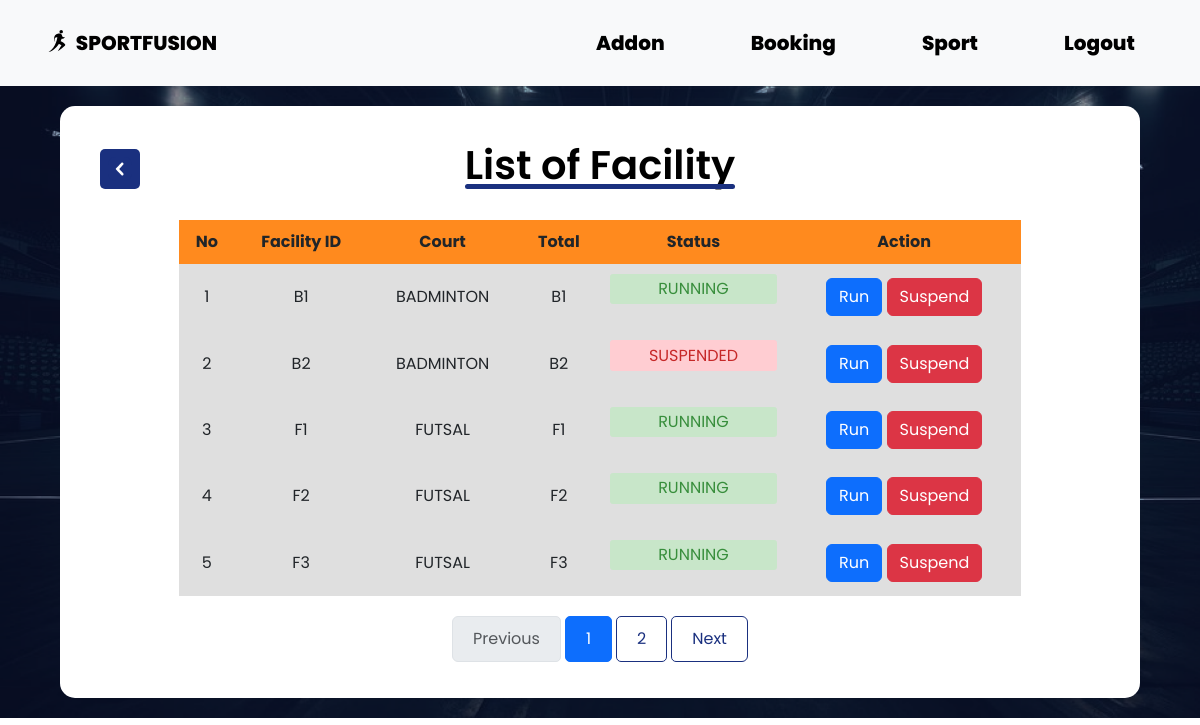
The app's page /adminEditFac.php (signed in) with its own data.
### tables this page shows
CREATE TABLE `facility` (
  `FACID` varchar(30) NOT NULL,
  `FACNAME` varchar(255) NOT NULL,
  `FACPRICEPERHOUR` decimal(10,2) DEFAULT NULL,
  `FACSTATUS` varchar(30) DEFAULT NULL,
  `SPORTID` int DEFAULT NULL
);

### adminEditFac.php (the view, shortened to what this page needs)
<!DOCTYPE html>
<?php
require_once('config.php');
$page = isset($_GET['page']) ? (int)$_GET['page'] : 1;
$records_per_page = 5;
$offset = ($page - 1) * $records_per_page;
$total_records_sql = "select COUNT(*) as total FROM FACILITY";
$total_records_stmt = $conn->prepare($total_records_sql);
$total_records_stmt->execute();
$total_records_result = $total_records_stmt->get_result();
$total_records = $total_records_result->fetch_assoc()['total'];
$total_pages = ceil($total_records / $records_per_page);
$sql = "select F.*
        FROM FACILITY F
        LIMIT ? OFFSET ?";
$stmt = $conn->prepare($sql);
$stmt->bind_param("ii", $records_per_page, $offset);
$stmt->execute();
$result = $stmt->get_result();
?>
<html lang="en">
<head>
    <link rel="stylesheet" href="css/bootstrap.min.css">
    <link rel="stylesheet" href="style.css">
</head>
<body>
    <header>
        <nav class="navbar navbar-expand-lg navbar-light bg-light">
            <div class="container-fluid">
                <a class="navbar-brand" href="homeAdmin.php">
                    <img src="resource/logo.svg" alt="Logo" width="30" height="24" class="d-inline-block align-text-top">
                    SPORTFUSION
                </a>
                <div class="collapse navbar-collapse" id="navbarNav">
                    <ul class="navbar-nav ms-auto">
                        <li class="nav-item">
                            <a class="nav-link" href="adminViewAddon.php">Addon</a>
                        </li>
                        <li class="nav-item">
                            <a class="nav-link" href="adminViewBooking.php">Booking</a>
                        </li>
                        <li class="nav-item">
                            <a class="nav-link" href="adminViewSport.php">Sport</a>
                        </li>
                        <li class="nav-item">
                            <a class="nav-link" href="logout.php">Logout</a>
                        </li>
                    </ul>
                </div>
            </div>
        </nav>
    </header>
    <div class="container">
        <div class="title">
            <a href="homeAdmin.php" class="back-button">
                <img src="resource/backButton.svg" alt="Back">
            </a>
            <h1>List of Facility</h1>
        </div>
        <div class="content">
            <table>
                <tr class="header">
                    <th>No</th>
                    <th>Facility ID</th>
                    <th>Court</th>
                    <th>Total</th>
                    <th>Status</th>
                    <th>Action</th>
                </tr>
                <?php
                if ($result->num_rows > 0) {
                    $counter = 1 + $offset;
                    while ($row = $result->fetch_assoc()) {
                        $statusClass = '';
                        if ($row['FACSTATUS'] == 'RUNNING') {
                            $statusClass = 'status-running';
                        } elseif ($row['FACSTATUS'] == 'SUSPENDED') {
                            $statusClass = 'status-suspended';
                        } else {
                            $statusClass = 'status-pending';
                        }
                        echo "<tr class='info'>";
                        echo "<td>" . $counter . "</td>";
                        echo "<td>" . $row['FACID'] . "</td>";
                        echo "<td>" . $row['FACNAME'] . "</td>";
                        echo "<td>" . $row['FACID'] . "</td>";
                        echo "<td><p class='status $statusClass'>" . $row['FACSTATUS'] . "</p></td>";
                ?>
                        <td>
                            <a href="processFacStatus.php?runID=<?php echo $row['FACID']; ?>" class="btn btn-primary">Run</a>
                            <a href="processFacStatus.php?suspendID=<?php echo $row['FACID']; ?>" class="btn btn-danger">Suspend</a>
                        </td>
                <?php
                        echo "</tr>";
                        $counter++;
                    }
                } else {
                    echo "<tr><td colspan='9'>No payment(s) found</td></tr>";
                }
                ?>
            </table>
            <nav aria-label="Page navigation">
                <ul class="pagination justify-content-center">
                    <li class="page-item <?php if ($page <= 1) echo 'disabled'; ?>">
                        <a class="page-link" href="?page=<?php echo $page - 1; ?>">Previous</a>
                    </li>
                    <?php for ($i = 1; $i <= $total_pages; $i++) { ?>
                        <li class="page-item <?php if ($page == $i) echo 'active'; ?>">
                            <a class="page-link" href="?page=<?php echo $i; ?>"><?php echo $i; ?></a>
                        </li>
                    <?php } ?>
                    <li class="page-item <?php if ($page >= $total_pages) echo 'disabled'; ?>">
                        <a class="page-link" href="?page=<?php echo $page + 1; ?>">Next</a>
                    </li>
                </ul>
            </nav>
        </div>
    </div>
</body>
</html>

### style.css (style rules this page uses)
* { margin: 0; padding: 0; box-sizing: border-box; font-family: "Poppins", Arial, Helvetica, sans-serif; }
body { background: url(resource/bgRsc.png); background-size: cover; background-repeat: no-repeat; }
header { display: flex; justify-content: flex-end; align-items: center; }
.navbar { display: flex; justify-content: space-between; align-items: center; padding: 10px; width: 100%; background-color: #ffffff; }
.navbar ul { list-style: none; display: flex; margin-right: 20px; }
.navbar ul li { margin-left: 20px; }
.navbar ul li { text-decoration: none; color: #ffffff; font-weight: 600; padding: 10px 15px; border-radius: 5px; }
.navbar a { font-size: 20px; color: #000000; text-decoration: none; font-weight: 800; position: relative; margin-left: 20px; }
.navbar a::after { content: ""; display: block; height: 4px; border-radius: 15px; width: 100%; background-color: #FF8A1E; transform: scaleX(0); transform-origin: left; transition: transform 0.2s ease; position: absolute; bottom: -3px; left: -5px; }
.title { color: #ffffff; font-size: 35px; font-style: normal; font-weight: 700; line-height: normal; margin-bottom: 8px; }

### adminEditFac.php (style rules this page uses)
.container { background-color: #fff; width: 90%; margin: 20px auto; border-radius: 15px; padding: 20px; display: flex; flex-direction: column; justify-content: center; align-items: center; }
.title { padding: 15px; width: 100%; display: flex; align-items: center; justify-content: center; position: relative; }
.title h1 { display: inline-block; position: relative; font-family: 'Poppins'; font-weight: 600; color: #000; }
.title h1::after { content: ''; position: absolute; left: 0; bottom: 0; width: 100%; height: 5px; background: #1A307F; border-radius: 3px; }
.content { width: 90%; }
.content table { width: 90%; text-align: center; margin: 0 auto; padding: 10px; }
.content th, .content td { padding: 10px; }
.content .header { background-color: #FF8A1E; }
.content .info { background-color: #dfdfdf; }
.back-button { display: flex; align-items: center; justify-content: center; width: 40px; height: 40px; background-color: #1A307F; color: #ffffff; border-radius: 5px; transition: background-color 0.2s; margin-right: 10px; position: absolute; left: 20px; top: 50%; transform: translateY(-50%); }
.pagination { display: flex; justify-content: center; margin-top: 20px; }
.pagination a { color: #1A307F; padding: 10px 20px; text-decoration: none; transition: background-color 0.3s; margin: 0 5px; border: 1px solid #1A307F; border-radius: 5px; }
.pagination { margin-top: 20px; }
.status { border-radius: 0.2rem; padding: 0.2rem 1rem; text-align: center; }
.status-running { background-color: #c8e6c9; color: #388e3c; }
.status-suspended { background-color: #ffcdd2; color: #c62828; }

### records on screen
facility: FACID "B1", FACNAME "BADMINTON", FACSTATUS "RUNNING"
facility: FACID "B2", FACNAME "BADMINTON", FACSTATUS "SUSPENDED"
facility: FACID "F1", FACNAME "FUTSAL", FACSTATUS "RUNNING"
facility: FACID "F2", FACNAME "FUTSAL", FACSTATUS "RUNNING"
facility: FACID "F3", FACNAME "FUTSAL", FACSTATUS "RUNNING"
